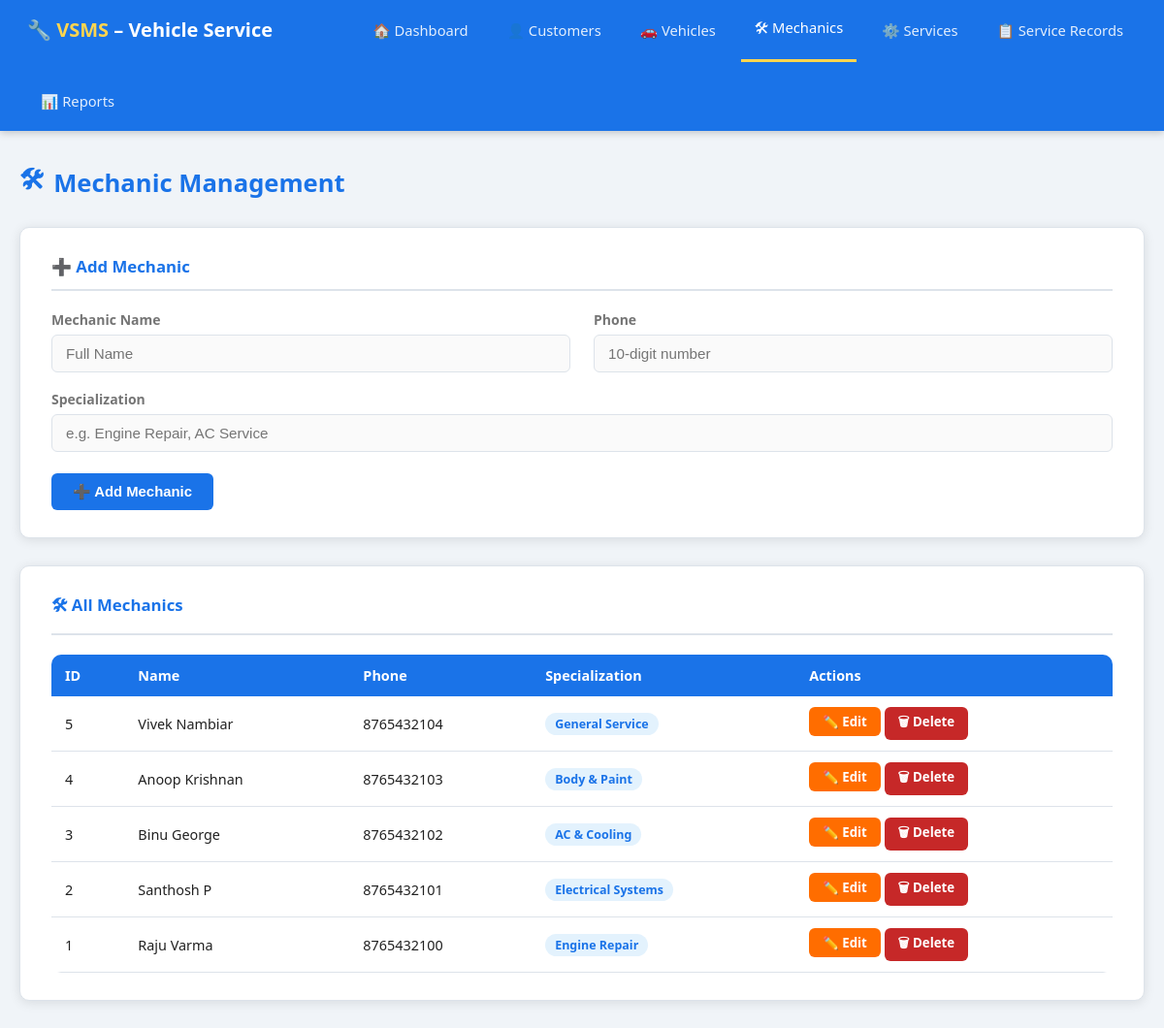
Page /mechanics.php on the committed database.
### tables this page shows
CREATE TABLE IF NOT EXISTS Mechanic (
    mechanic_id    INT AUTO_INCREMENT PRIMARY KEY,
    mechanic_name  VARCHAR(100) NOT NULL,
    phone          VARCHAR(15)  NOT NULL UNIQUE,
    specialization VARCHAR(100)
);

### mechanics.php (the view, shortened to what this page needs)
<?php
require 'includes/db.php';
$edit=null;
$mechanics=$conn->query("SELECT * FROM Mechanic ORDER BY mechanic_id DESC");
?>
<!DOCTYPE html><html lang="en"><head>
<title>VSMS - Mechanics</title><link rel="stylesheet" href="css/style.css">
</head><body>
<?php require 'includes/nav.php';?>
<div class="container">
<div class="page-title"><span class="icon">🛠</span> Mechanic Management</div>
<div class="card">
<div class="card-header"><?=$edit?'✏️ Edit Mechanic':'➕ Add Mechanic'?></div>
<form method="POST">
<div class="form-grid">
  <div class="form-group">
    <label>Mechanic Name</label>
    <input type="text" name="mechanic_name" required placeholder="Full Name" value="<?=htmlspecialchars($edit['mechanic_name']??'')?>">
  </div>
  <div class="form-group">
    <label>Phone</label>
    <input type="text" name="phone" required placeholder="10-digit number" value="<?=htmlspecialchars($edit['phone']??'')?>">
  </div>
  <div class="form-group full">
    <label>Specialization</label>
    <input type="text" name="specialization" placeholder="e.g. Engine Repair, AC Service" value="<?=htmlspecialchars($edit['specialization']??'')?>">
  </div>
</div><br>
<button class="btn btn-<?=$edit?'warning':'primary'?>" type="submit"><?=$edit?'💾 Update':'➕ Add Mechanic'?></button>
</form>
</div>
<div class="card">
<div class="card-header">🛠 All Mechanics</div>
<div class="table-wrap"><table>
<thead><tr><th>ID</th><th>Name</th><th>Phone</th><th>Specialization</th><th>Actions</th></tr></thead>
<tbody>
<?php while($row=$mechanics->fetch_assoc()):?>
<tr>
  <td><?=$row['mechanic_id']?></td>
  <td><?=htmlspecialchars($row['mechanic_name'])?></td>
  <td><?=htmlspecialchars($row['phone'])?></td>
  <td><span class="badge"><?=htmlspecialchars($row['specialization'])?></span></td>
  <td>
    <a href="?edit=<?=$row['mechanic_id']?>" class="btn btn-warning btn-sm">✏️ Edit</a>
    <a href="?delete=<?=$row['mechanic_id']?>" class="btn btn-danger btn-sm" onclick="return confirm('Delete?')">🗑 Delete</a>
  </td>
</tr>
<?php endwhile;?>
</tbody></table></div>
</div>
</div></body></html>

### css/style.css (style rules this page uses)
:root { --primary:#1a73e8;--primary-dk:#1558b0;--accent:#ff6d00; --success:#2e7d32;--danger:#c62828;--bg:#f0f4f8; --card-bg:#ffffff;--text:#212121;--muted:#757575; --border:#dde3ea;--radius:10px;--shadow:0 2px 12px rgba(0,0,0,.10); }
* { box-sizing:border-box;margin:0;padding:0 }
body { font-family:'Segoe UI',Roboto,Arial,sans-serif;background:var(--bg);color:var(--text);min-height:100vh }
.container { max-width:1200px;margin:32px auto;padding:0 20px }
.page-title { font-size:1.6rem;font-weight:700;margin-bottom:24px;color:var(--primary);display:flex;align-items:center;gap:10px }
.card { background:var(--card-bg);border-radius:var(--radius);box-shadow:var(--shadow);padding:28px 32px;margin-bottom:28px;border:1px solid var(--border) }
.card-header { font-size:1.05rem;font-weight:600;color:var(--primary);margin-bottom:20px;padding-bottom:12px;border-bottom:2px solid var(--border);display:flex;align-items:center;gap:8px }
.form-grid { display:grid;grid-template-columns:1fr 1fr;gap:18px 24px }
.form-group { display:flex;flex-direction:column;gap:6px }
.form-group.full { grid-column:1/-1 }
label { font-size:.875rem;font-weight:600;color:var(--muted) }
input,select,textarea { padding:10px 14px;border:1.5px solid var(--border);border-radius:6px;font-size:.95rem;transition:border-color .2s,box-shadow .2s;background:#fafafa }
.btn { display:inline-flex;align-items:center;gap:6px;padding:10px 22px;border:none;border-radius:6px;font-size:.93rem;font-weight:600;cursor:pointer;text-decoration:none;transition:all .2s }
.btn-primary { background:var(--primary);color:#fff }
.btn-danger { background:var(--danger);color:#fff }
.btn-warning { background:var(--accent);color:#fff }
.btn-sm { padding:6px 14px;font-size:.83rem }
.table-wrap { overflow-x:auto;border-radius:var(--radius) }
table { width:100%;border-collapse:collapse;font-size:.9rem }
thead th { background:var(--primary);color:#fff;padding:12px 14px;text-align:left;font-weight:600;white-space:nowrap }
tbody tr { border-bottom:1px solid var(--border) }
td { padding:11px 14px;vertical-align:middle }
td .badge { display:inline-block;padding:3px 10px;border-radius:20px;font-size:.78rem;font-weight:600;background:#e3f2fd;color:var(--primary) }

### rows in the picture
mechanic: mechanic_id "5", mechanic_name "Vivek Nambiar", phone "8765432104", specialization "General Service"
mechanic: mechanic_id "4", mechanic_name "Anoop Krishnan", phone "8765432103", specialization "Body & Paint"
mechanic: mechanic_id "3", mechanic_name "Binu George", phone "8765432102", specialization "AC & Cooling"
mechanic: mechanic_id "2", mechanic_name "Santhosh P", phone "8765432101", specialization "Electrical Systems"
mechanic: mechanic_id "1", mechanic_name "Raju Varma", phone "8765432100", specialization "Engine Repair"

### other values in the picture
$label "🏠 Dashboard 👤 Customers 🚗 Vehicles 🛠 Mechanics ⚙️ Services 📋 Service Records 📊 Reports"
